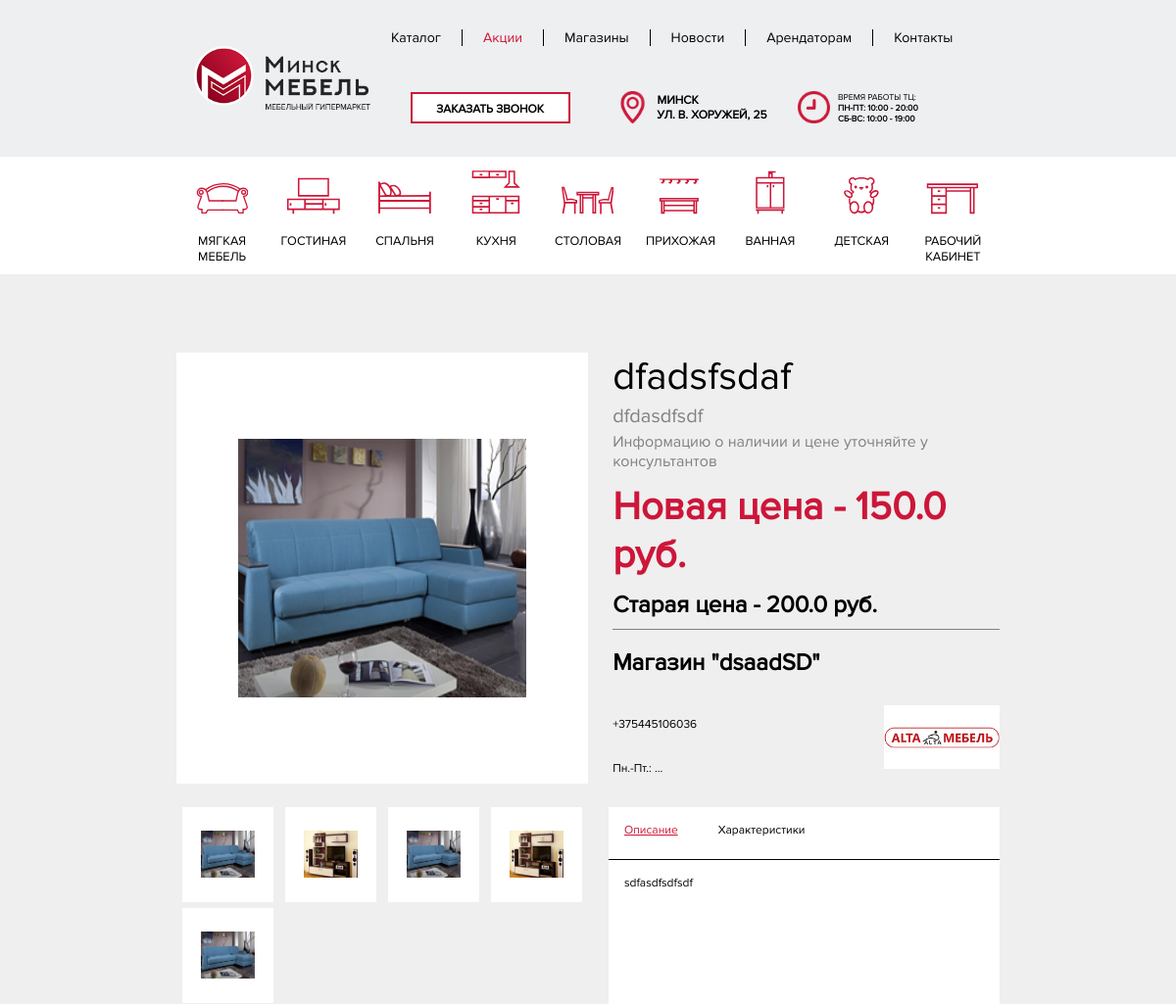
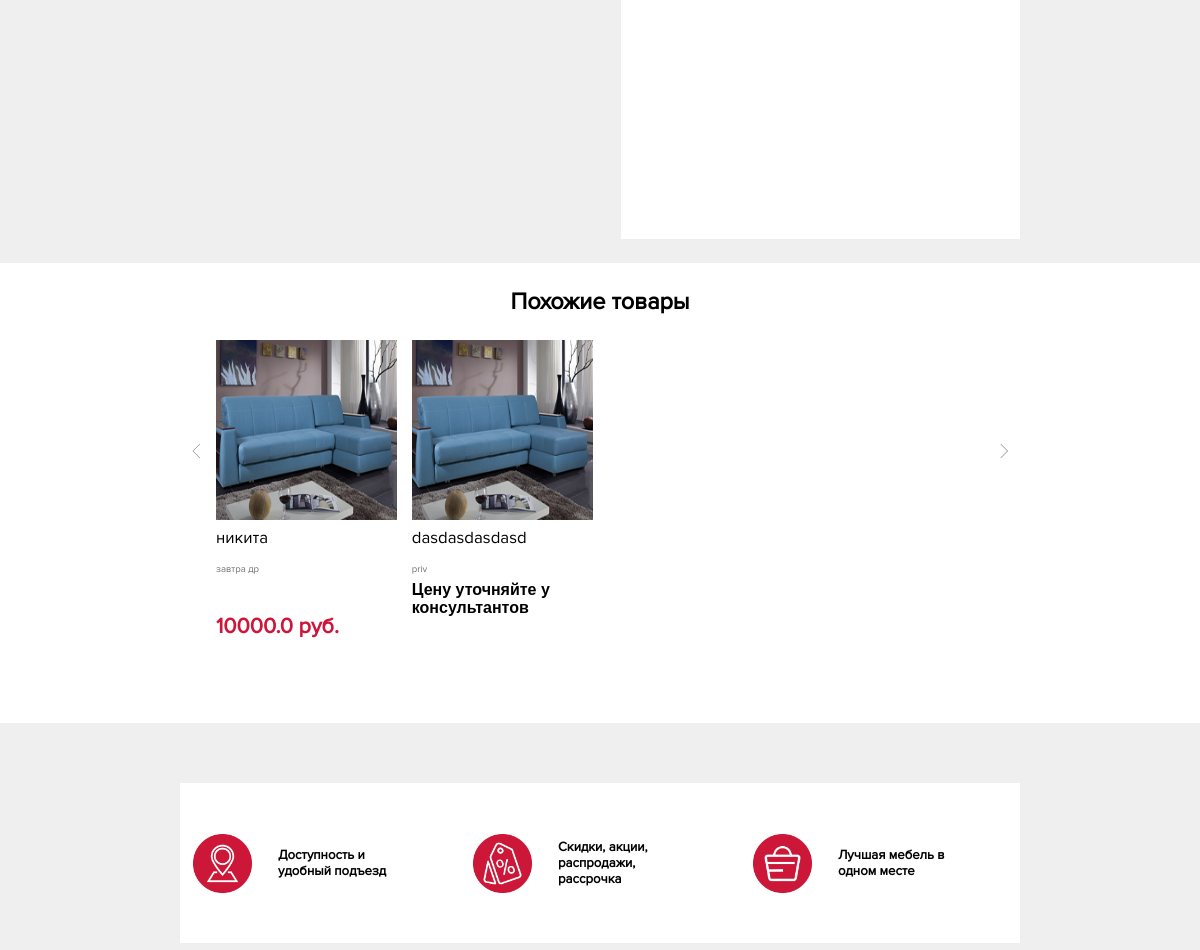
The app's page /catalog/1/ (upper part), older data (2 pictures, top to bottom).
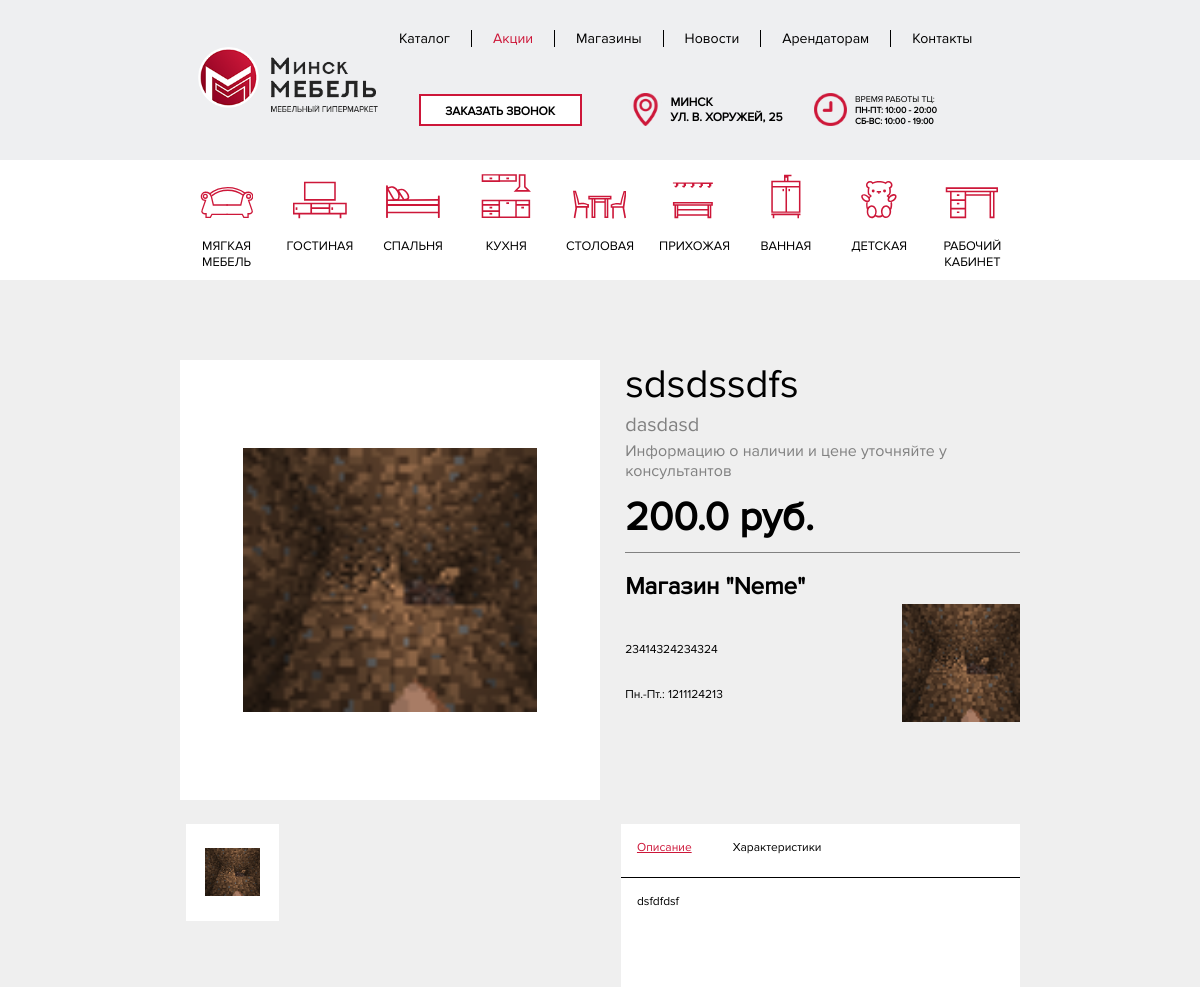
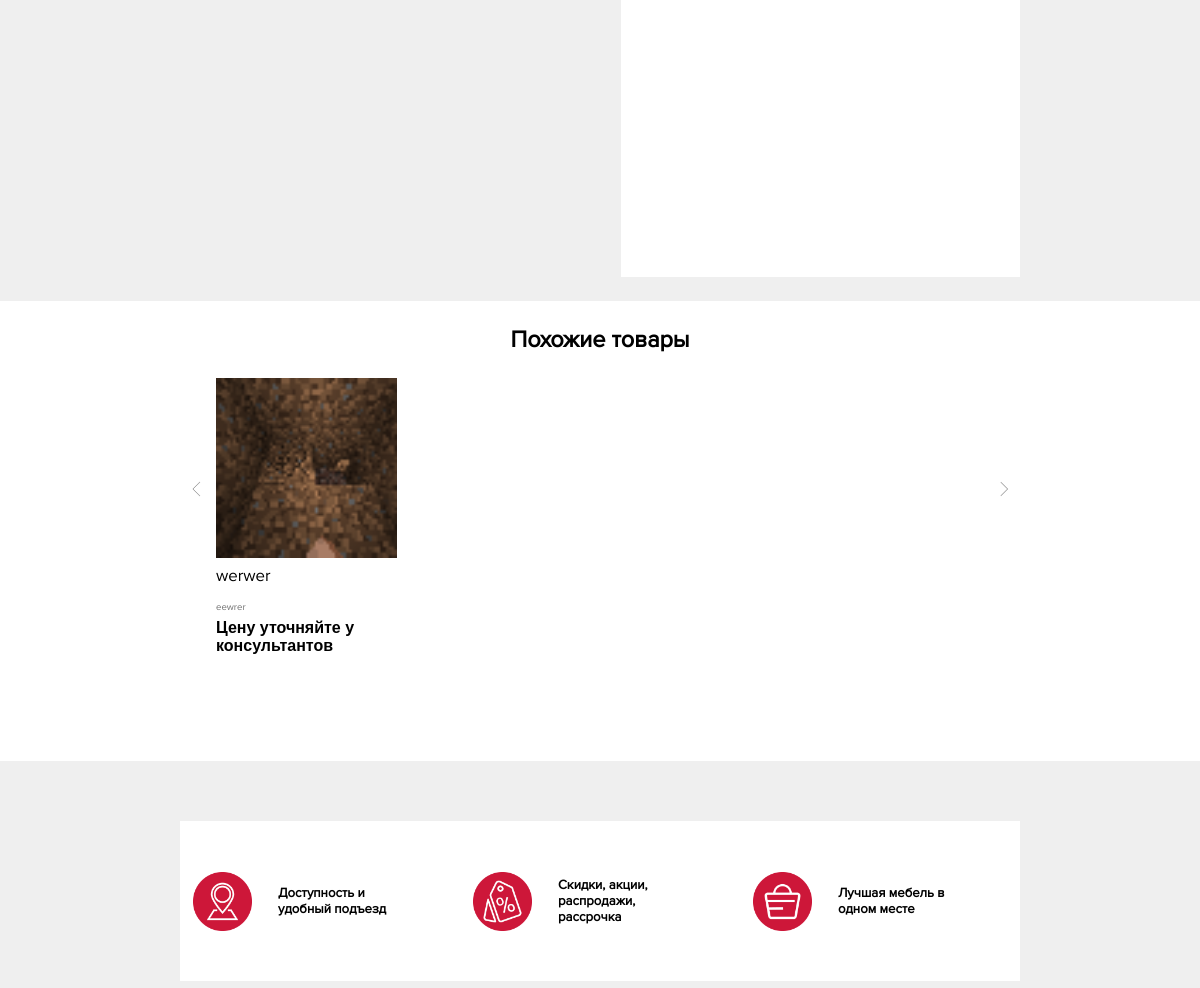
The same page, newer data (2 pictures, top to bottom).
### catalog/models.py (models this page shows, shortened)
class ShopItem(models.Model):
    categoryTemplate = (
        ('1', 'Мягкая мебель'),
        ('2', 'Гостиная'),
        ('3', 'Спальня'),
        ('4', 'Кухня'),
        ('5', 'Столовая'),
        ('6', 'Прихожая'),
        ('7', 'Ванная'),
        ('8', 'Детская'),
        ('9', 'Рабочий кабинет'),
    )
    title = models.CharField("Название товара",max_length=40)
    subtitle = models.CharField("Краткое описание",max_length=40)
    discriotion = models.TextField("Описание товара")
    size = models.CharField("Размеры",max_length=40, default=None, blank=True)
    matherial = models.CharField("Материал",max_length=40, default=None, blank=True)
    color = models.CharField("Цвета",max_length=40, default=None, blank=True)
    qualities = models.TextField("Доп. характеристики", default=None, blank=True)
    price = models.FloatField("Цена",default=0.00)
    isdiscount = models.BooleanField("На скидке?", default=False)
    newprice = models.FloatField("Новая цена (Если товар не на скидке, пожалуйста, укажите цену, равную обычной)", default=0.00);
    seller = models.ForeignKey(shops, on_delete=models.CASCADE, verbose_name="Поставщик")
    Category = models.CharField("Категория",default='Мягкая мебель',max_length=20, choices=categoryTemplate)
    inCollection = models.ForeignKey(Collection, on_delete=models.SET_NULL, null=True, verbose_name="Коллекция", blank=True)
    image = models.ImageField("Главное фото (обязательно)",upload_to="",null=False, blank=False)
    image1 = models.ImageField("Доп. фото (Необязательно)",default=None,upload_to="",null=True, blank=True)
    image2 = models.ImageField("Доп. фото (Необязательно)",default=None,upload_to="",null=True, blank=True)
    image3 = models.ImageField("Доп. фото (Необязательно)",default=None,upload_to="",null=True, blank=True)
    image4 = models.ImageField("Доп. фото (Необязательно)",default=None,upload_to="",null=True, blank=True)
    image5 = models.ImageField("Доп. фото (Необязательно)",default=None,upload_to="",null=True, blank=True)
    image6 = models.ImageField("Доп. фото (Необязательно)",default=None,upload_to="",null=True, blank=True)
    image7 = models.ImageField("Доп. фото (Необязательно)",default=None,upload_to="",null=True, blank=True)
    image8 = models.ImageField("Доп. фото (Необязательно)",default=None,upload_to="",null=True, blank=True)

### mainpage/models.py (models this page shows, shortened)
class shops(models.Model):
    title = models.CharField("Название",default="Neme",max_length=40)
    discription = models.TextField("Описание",default="Описание магазина")
    image = models.ImageField("Мини-логотип", upload_to="",null=True, blank=True)
    mainimage = models.ImageField("Полная картинка",upload_to="",null=True, blank=True, default=None)
    phone1 = models.CharField("Телефон1",default="+375445106036",max_length=40)
    worktime = models.CharField("Время работы", default="Пн.-Пт.: ...", max_length=50)
    link = models.CharField("Ссылка на магазин", default="vegas.by", max_length=50)

### catalog/views.py (the view)
# urls.py: re_path(r'^(?P<number>[0-9]+)/', views.Tovar),
def Tovar(request, number):
    item = models.ShopItem.objects.get(id = number)
    form =forms.ContactForm()
    SimularItems = models.ShopItem.objects.filter(Category=item.Category).exclude(id = item.id)
    context = {"item" : item, "SimularItems" : SimularItems, "form" : form}
    return render(request, 'tovar.html', context)

### catalog/templates/tovar.html (shortened to what the changed rows need)
<html>
<head>
    {% load staticfiles %}
    <link rel='stylesheet prefetch' href='https://cdnjs.cloudflare.com/ajax/libs/Swiper/4.0.7/css/swiper.min.css'>
    <link rel="stylesheet" type="text/css" href="{% static 'style.css' %}">
    <link rel="stylesheet" type="text/css" href="{% static 'css/style_index.css' %}">
    <link rel="stylesheet" type="text/css" href="{% static 'style_page.css' %}">
    <link rel="stylesheet" type="text/css" href="{% static 'style_catalog.css' %}">
        <link rel="stylesheet" type="text/css" href="{% static 'mainpage/css/menu.css' %}">
	<link rel="stylesheet" type="text/css" href="{% static 'mainpage/css/adaptation.css' %}">
 <link rel="stylesheet" type="text/css" href="{% static 'mainpage/css/callslider.css' %}">
    <link rel="stylesheet"  href="{% static 'lightslider.css' %}"/>
    <link rel="stylesheet"  href="{% static 'slider2.css' %}"/>
</head>
<body>
  <div class="page_content tov">
    <div class="image tov">
        <ul id="sliderphoto" style="cursor: pointer; width:100%; height:100%;">
            <li class="listitem" onclick="next1()" style="background-size: 60% 90%;
	                                    background-position: 50% 50%;cursor: pointer;
	                                    background-repeat: no-repeat;
	                                    width:100%; height:100%;
	                                    display: block;
	                                    background-image: url({{item.image.url}});">
            </li>
        </ul>
    </div>
    <div class="content">
      <div class="contentup">
        <div class="name">{{item.title}}</div>
      <div class="more">{{item.subtitle}}</div>
      <div class="pricemore">Информацию о наличии и цене уточняйте у консультантов</div>
          {% if item.isdiscount %}
      <div class="price" style="color: #cd1639;">Новая цена - {{item.newprice}} pуб.</div>
      <div class="price" style="font-size: 3vh;">Старая цена - {{item.price}} pуб.</div>
          {% else %}
            {% if item.price == 0 %}
            {% else %}
          <div class="price">{{item.price}} руб.</div>
            {% endif %}
          {% endif %}
      </div>
      <div class="contentdown">
        <div class="text">
          <b>Магазин "{{item.seller.title}}"</b><br><br>
        <p style="font-size: 1vw">{{item.seller.phone1}}<br>
      <br><br>
       {{item.seller.worktime}}<br>
       </p>
        </div>
        <div class="image" style="background-image: url({{item.seller.image.url}});"><a style="display: block; height: 100%; width:100%" href="/shops/{{item.seller.id}}"></a></div>
      </div>
    </div>
  </div>
    <div class="page_contentdown">
      <div class="left" id="mobhide">
        <div class="content" onclick="slider1.goToSlide(1);" style="cursor: pointer; background-image: url({{item.image.url}});"></div>
          {% if item.image1 %}
        <div class="content" onclick="slider1.goToSlide(2);" style="cursor: pointer; background-image: url({{item.image1.url}});"></div>
          {% endif %}
          {% if item.image2 %}
        <div class="content" onclick="slider1.goToSlide(3);" style="cursor: pointer; background-image: url({{item.image2.url}});"></div>
          {% endif %}
           {% if item.image3 %}
        <div class="content" onclick="slider1.goToSlide(4);" style="cursor: pointer; background-image: url({{item.image3.url}});"></div>
          {% endif %}
           {% if item.image4 %}
        <div class="content" onclick="slider1.goToSlide(5);" style="cursor: pointer; background-image: url({{item.image4.url}});"></div>
          {% endif %}
      </div>
      <div class="right tov">
        <div class="right_content tov">
        <div class="name">
         <div class="title tov active" id="opis1" onclick="opis();">Описание</div>
         <div class="title tov" id="harak1" onclick="harak()">Характеристики</div>
        </div>
        <div class="text" id="changetext">{{item.discriotion}}</div>
      </div>
      </div>
  </div>
  <products style="background-color: white; margin-top:2%">
    <div class="slider2">
     <ul id="content-slider" class="content-slider">
                {% for objj in SimularItems %}
               <div>
                  <li class="listitem" >
                  <div class="contentslider2">
                      <div class="image" style="background-image: url({{objj.image.url}});"><a href="/catalog/{{objj.id}}" style="display: block; width: 100%; height: 100%"></a></div>
                      <div style="display:table; height: 10%">
                        <div class="name">
                           <a href="/catalog/{{objj.id}}/" style="text-decoration: none; color: black">{{objj.title}}</a>
                        </div>
                      </div>
                      <div style="display:table; height: 7%">
                        <div class="more">
                            {{objj.subtitle}}
                        </div>
                      </div>
                      <div style="display:table; height: 16%">
                           {% if objj.price == 0.0 %}
                          <div class="pricemore"><b>Цену уточняйте у консультантов</b></div>
                          {% else %}
                          <div class="price">{{objj.price}} руб.</div>
                          {% endif %}
                      </div>
                  </div>
                    </li>
                </div>
         {% endfor %}
            </ul>
    </div>
  </products>
</body>
</html>

Row changes from the older to the newer data that the page shows:
removed ShopItem: image (picture), title "никита", subtitle "завтра др", price "10000.0"
removed ShopItem: image (picture), title "dasdasdasdasd", subtitle "priv", price "Цену уточняйте у консультантов"
changed ShopItem: image: a different picture; title "dfadsfsdaf" → "sdsdssdfs"; subtitle "dfdasdfsdf" → "dasdasd"; isdiscount True → False (drawn); seller "dsaadSD" → "Neme"; seller.phone1 "+375445106036" → "23414324234324"; seller.worktime "Пн.-Пт.: ..." → "Пн.-Пт.: 1211124213"; seller.image: a different picture; discriotion "sdfasdfsdfsdf" → "dsfdfdsf"; newprice "150.0" → (not shown); image1: picture removed; image2: picture removed; image3: picture removed; image4: picture removed
now on this page (row edited): ShopItem: image (picture), title "werwer", subtitle "eewrer", price "Цену уточняйте у консультантов"
Text that changed along with them:
text no longer shown: "Новая цена - pуб. Старая цена - pуб."
text now shown: "руб."
